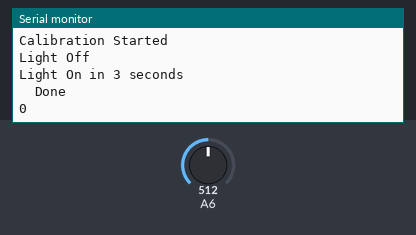
A sketch run on a simulated Arduino Nano, built with avr-gcc and run on an emulated ATmega328P. On the bench: the last lines printed to the serial monitor. The test bench sets the inputs (shaded band); at power-on: A6 = 512.

Above: at 2.2 s.
2.3 s: A6 set to 716
At 3.6 s:
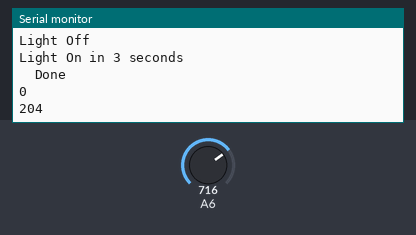
3.8 s: A6 set to 900
At 5.1 s:
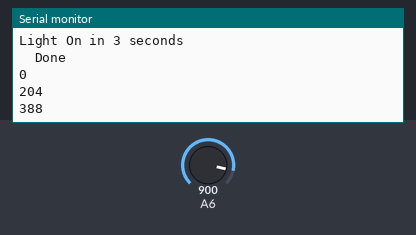
Timing chart, 0 to 6.8 s (numbered marks = the images above; inputs shaded):
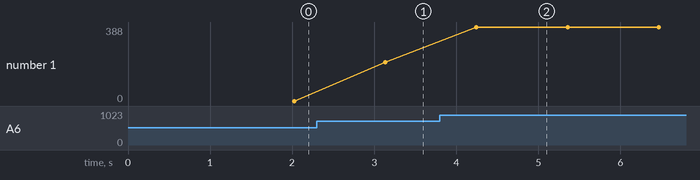

The sketch:

vs_nano.ino
```cpp
void setup() {
  // put your setup code here, to run once:
  pinMode(A6, INPUT);
  Serial.begin(9600);
  Calibrate();
}
int x = 0;
int zero = 0;

void loop() {
  // put your main code here, to run repeatedly:
  Serial.println(voltage());
  delay(100);
}

void Calibrate() {
  Serial.println("Calibration Started");
  Serial.println("Light Off");
  long acc = 0;
  for (int i = 0; i < 100; i++) {
    acc = acc + analogRead(A6);
    delay(10);
  }
  zero = acc / 100;
  Serial.println("Light On in 3 seconds");
  Serial.println("  Done");
}

int voltage(){
  int maxValue=0;
  for (int i = 0; i < 100; i++) {
    x = abs(zero - analogRead(A6));
    if(x>maxValue) maxValue = x;
    delay(10);
  }
  return maxValue;
}
```

Measured:
- after the input at 2.3 s, the serial monitor: prints a new line after 0.83 s (image 1)
- after the input at 3.8 s, the serial monitor: prints a new line after 0.45 s (image 2)
- plotted number 1: 0 → 204 after the input at 2.3 s, 204 → 388 after the input at 3.8 s
